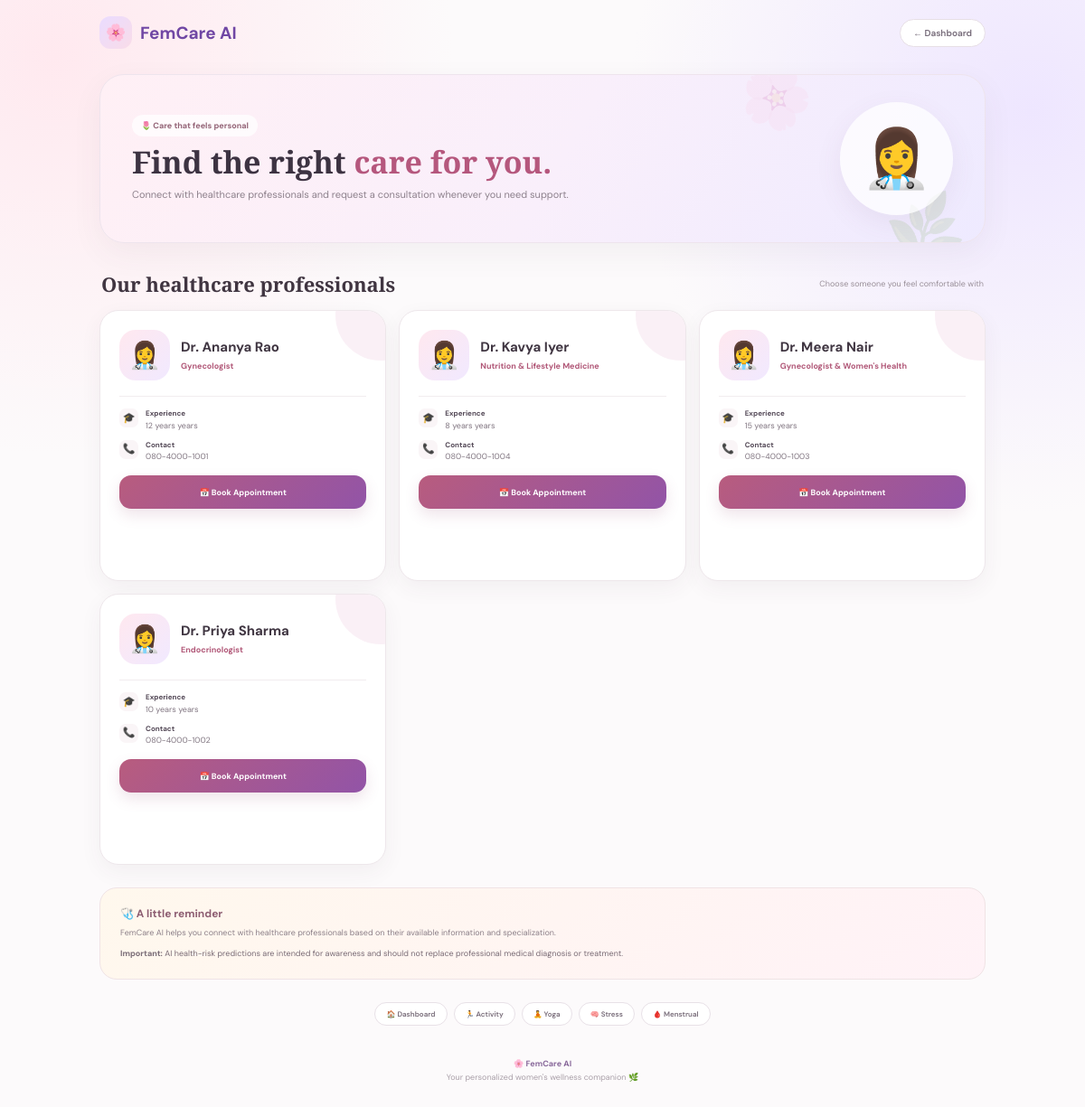
/doctors (signed in), run on the app's committed database.
### tables this page shows
CREATE TABLE doctors (
            id INTEGER PRIMARY KEY AUTOINCREMENT,
            name TEXT NOT NULL,
            specialization TEXT NOT NULL,
            clinic TEXT NOT NULL,
            address TEXT NOT NULL,
            experience TEXT NOT NULL,
            phone TEXT
        );

### app.py (the view)
@app.route("/doctors")
@login_required
def doctors():
    conn = get_db()
    doctors_list = conn.execute("""
        SELECT *
        FROM doctors
        ORDER BY name
    """).fetchall()
    conn.close()
    return render_template(
        "doctors.html",
        doctors=doctors_list
    )

### app.py (called while the page is built)
def get_db():
    conn = sqlite3.connect("femcare.db")
    conn.row_factory = sqlite3.Row
    return conn

def login_required(route_function):
    @wraps(route_function)
    def wrapper(*args, **kwargs):
        if "user_id" not in session:
            return redirect(url_for("login"))
        return route_function(*args, **kwargs)
    return wrapper

### templates/doctors.html (shortened to what this page needs)
<!DOCTYPE html>
<html lang="en">
<head>
</head>
<body>
<nav class="navbar">
    <div class="page nav-inner">
        <a
            href="{{ url_for('dashboard') }}"
            class="brand"
        >
            <span class="brand-icon">
                🌸
            </span>
            FemCare AI
        </a>
        <a
            href="{{ url_for('dashboard') }}"
            class="nav-button"
        >
            ← Dashboard
        </a>
    </div>
</nav>
<main class="page">
<section class="hero">
    <div class="hero-content">
        <div class="hero-tag">
            🌷
            Care that feels personal
        </div>
        <h1>
            Find the right
            <span>care for you.</span>
        </h1>
        <p>
            Connect with healthcare professionals
            and request a consultation whenever you need support.
        </p>
    </div>
    <div class="hero-doctor">
        👩‍⚕️
    </div>
    <div class="hero-decoration decoration-one">
        🌸
    </div>
    <div class="hero-decoration decoration-two">
        🌿
    </div>
</section>
<div class="section-heading">
    <h2>
        Our healthcare professionals
    </h2>
    <span>
        Choose someone you feel comfortable with
    </span>
</div>
{% if doctors %}
    <div class="doctor-grid">
        {% for doctor in doctors %}
            <div class="doctor-card">
                <div class="doctor-top">
                    <div class="doctor-icon">
                        👩‍⚕️
                    </div>
                    <div>
                        <div class="doctor-name">
                            {{ doctor["name"] }}
                        </div>
                        <div class="specialization">
                            {{ doctor["specialization"] }}
                        </div>
                    </div>
                </div>
                <div class="doctor-info">
                    {% if doctor["experience"] %}
                        <div class="info-row">
                            <div class="info-icon">
                                🎓
                            </div>
                            <div>
                                <strong>
                                    Experience
                                </strong>
                                {{ doctor["experience"] }} years
                            </div>
                        </div>
                    {% endif %}
                    {% if doctor["phone"] %}
                        <div class="info-row">
                            <div class="info-icon">
                                📞
                            </div>
                            <div>
                                <strong>
                                    Contact
                                </strong>
                                {{ doctor["phone"] }}
                            </div>
                        </div>
                    {% endif %}
                </div>
                <a
                    href="{{ url_for('appointment', doctor_id=doctor['id']) }}"
                    class="appointment-btn"
                >
                    📅
                    Book Appointment
                </a>
            </div>
        {% endfor %}
    </div>
{% endif %}
<div class="info-card">
    <h3>
        🩺 A little reminder
    </h3>
    <p>
        FemCare AI helps you connect with healthcare
        professionals based on their available information
        and specialization.
    </p>
    <p class="important">
        <strong>Important:</strong>
        AI health-risk predictions are intended for awareness
        and should not replace professional medical diagnosis
        or treatment.
    </p>
</div>
<div class="navigation">
    <a href="{{ url_for('dashboard') }}">
        🏠 Dashboard
    </a>
    <a href="{{ url_for('activity') }}">
        🏃 Activity
    </a>
    <a href="{{ url_for('yoga') }}">
        🧘 Yoga
    </a>
    <a href="{{ url_for('stress') }}">
        🧠 Stress
    </a>
    <a href="{{ url_for('menstrual') }}">
        🩸 Menstrual
    </a>
</div>
</main>
<footer>
    🌸 <strong>FemCare AI</strong>
    <br>
    Your personalized women's wellness companion 🌿
</footer>
</body>
</html>

### data on the page
doctors: name "Dr. Ananya Rao", specialization "Gynecologist", experience "12 years", phone "080-4000-1001"
doctors: name "Dr. Kavya Iyer", specialization "Nutrition & Lifestyle Medicine", experience "8 years", phone "080-4000-1004"
doctors: name "Dr. Meera Nair", specialization "Gynecologist & Women's Health", experience "15 years", phone "080-4000-1003"
doctors: name "Dr. Priya Sharma", specialization "Endocrinologist", experience "10 years", phone "080-4000-1002"
